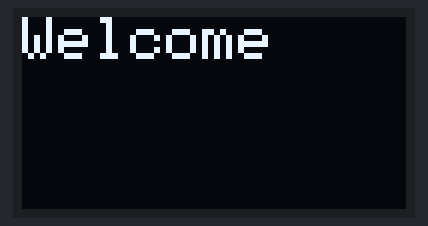
A sketch run on a simulated Arduino Uno, built with avr-gcc and run on an emulated ATmega328P. Parts: 128×64 one-colour display.

Above: at 0.1 s.
At 0.7 s:
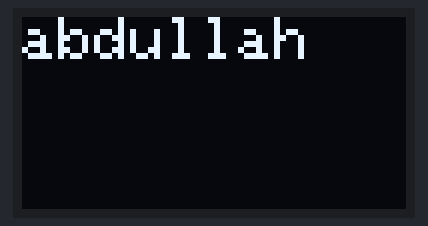

The sketch:

OLED_Display.ino
```cpp
#include <Wire.h>
#include <Adafruit_GFX.h>
#include <Adafruit_SSD1306.h>

#define SCREEN_WIDTH 128 // OLED display width, in pixels
#define SCREEN_HEIGHT 64 // OLED display height, in pixels
// Declaration for an SSD1306 display connected to I2C
Adafruit_SSD1306 display(SCREEN_WIDTH, SCREEN_HEIGHT, &Wire, -1);

void setup()
  {
    Serial.begin(9600);
    if(!display.begin(SSD1306_SWITCHCAPVCC, 0x3C))
    { // Address 0x3D for 128x64
      Serial.println(F("SSD1306 allocation failed"));
      for(;;);
    }
    display.clearDisplay();
    display.setTextSize(2);
    display.setTextColor(WHITE);
    display.setCursor(0,0);
    display.println("Welcome");
    display.display();
    delay(600);
  }

void loop()
  {
    display.clearDisplay();
    display.setCursor(0,0);
    display.println("abdullah");
    display.display();
    delay(300);
  }
```
